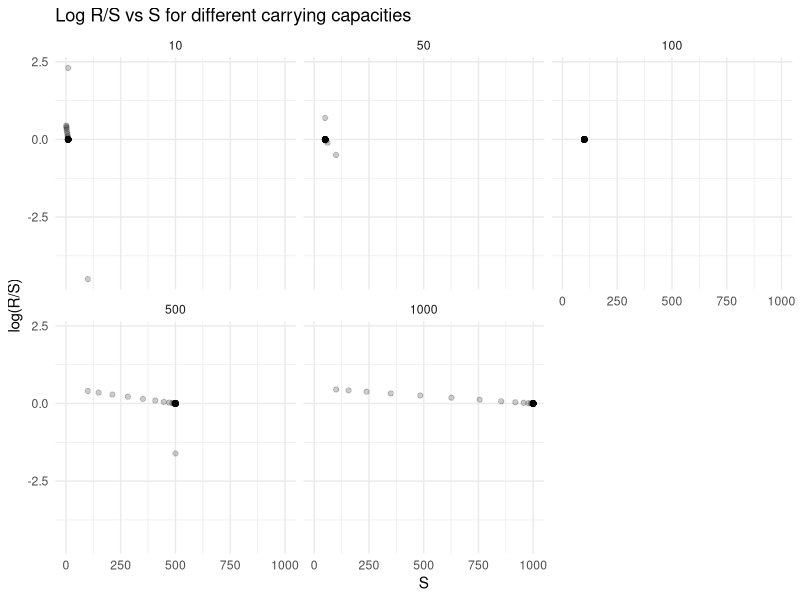

This figure's R source:
# code to simulate data from ricker model with varying carrying capacities
# plotting log R/S vs S to test for the effect of carrying capacity on the slope

# load libraries

library(ggplot2)
library(tidyverse)


# define the ricker model

ricker <- function(N, r, K) {
  N * exp(r * (1 - N / K))
}

# ricker(10, 0.5, 100)

#simulate data

set.seed(123)

# parameters

r <- 0.5
K <- c(10, 50, 100, 500, 1000)
N0 <- 100
time <- 100

for (i in 1:length(K)) {
  N <- numeric(time)
  N[1] <- N0
  for (t in 2:time) {
    N[t] <- ricker(N[t - 1], r, K[i])
  }
  data <- data.frame(time = 1:time, N = N, K = K[i])
  if (i == 1) {
    df <- data
  } else {
    df <- rbind(df, data)
  }
}

#define R as the population size at time t+1

df$R <- c(df$N[-1], NA)
df$S <- df$N

# plot log R/S vs S

ggplot(df, aes(x = S, y = log(R/S))) +
  geom_point(alpha = 0.2) +
  # geom_smooth(method = "lm", se = FALSE) +
  facet_wrap(~K) +
  theme_minimal() +
  labs(x = "S", y = "log(R/S)") +
  ggtitle("Log R/S vs S for different carrying capacities")



